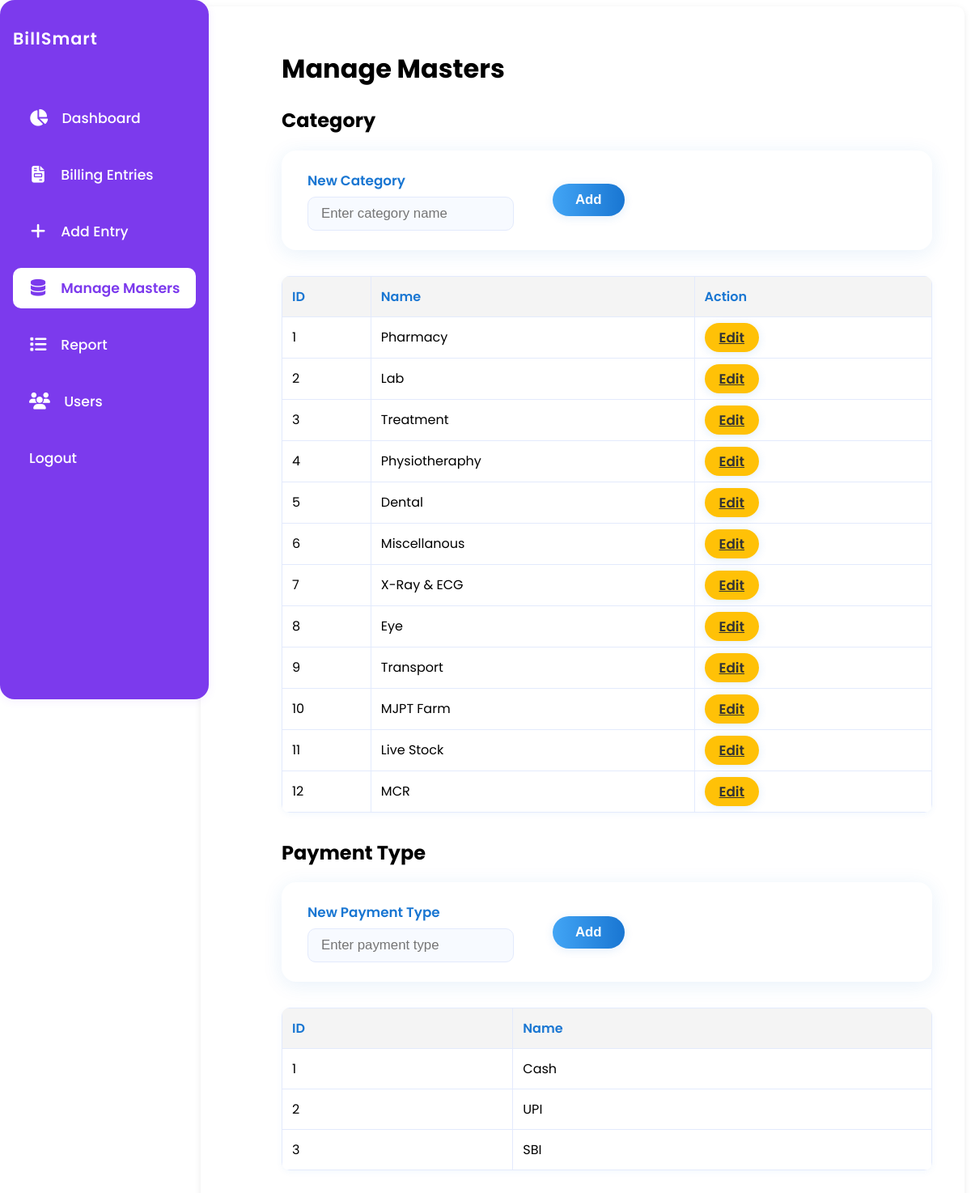
/masters (signed in), run on an earlier commit of the app's database.
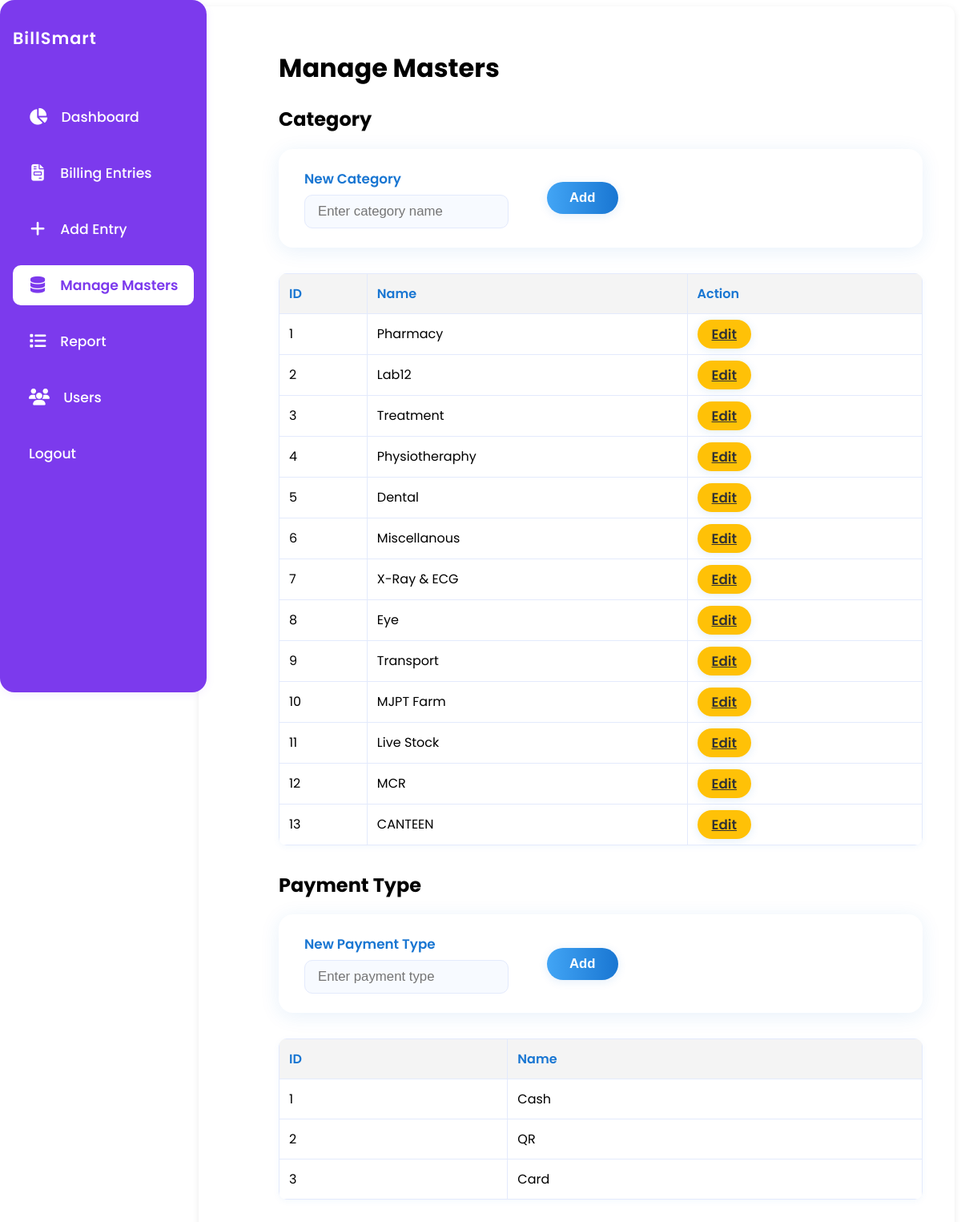
And on a later commit of the database.
### app.py (models this page shows)
class Category(db.Model):
    id = db.Column(db.Integer, primary_key=True)
    name = db.Column(db.String(100), unique=True, nullable=False)

class PaymentType(db.Model):
    id = db.Column(db.Integer, primary_key=True)
    name = db.Column(db.String(100), unique=True, nullable=False)

### app.py (the view, shortened to what this page needs)
@app.route('/masters', methods=['GET', 'POST'])
@login_required
def masters():
    categories = Category.query.all()
    payment_types = PaymentType.query.all()
    edit_category = None
    edit_category_id = request.args.get('edit_category')
    if edit_category_id:
        edit_category = Category.query.get(int(edit_category_id))
    return render_template('masters.html', categories=categories, payment_types=payment_types, edit_category=edit_category)

### app.py (called while the page is built, shortened)
def login_required(f):
    @wraps(f)
    def decorated_function(*args, **kwargs):
        if 'user_id' not in session:
            return redirect(url_for('login'))
        return f(*args, **kwargs)
    return decorated_function

@app.context_processor
def inject_usertype():
    return dict(session=session)

@app.before_request
def daily_backup():
    if not os.path.exists(BACKUP_DIR):
        os.makedirs(BACKUP_DIR)
    today = datetime.now().strftime('%Y-%m-%d')
    last_backup = None
    if os.path.exists(LAST_BACKUP_FILE):
        with open(LAST_BACKUP_FILE, 'r') as f:
            last_backup = f.read().strip()

### templates/masters.html (shortened to what this page needs)
<!DOCTYPE html>
<html lang="en">
<head>
</head>
<body>
            {% from '_flash_messages.html' import flash_messages %}
        <div class="container" style="max-width:100vw; padding:32px 40px 32px 100px;">
            {% include '_navbar.html' %}
        <h1>Manage Masters</h1>
        <h2>Category</h2>
        <form method="post" class="card-form">
            <label class="card-label">
                <span class="card-label-text">New Category</span>
                <input type="text" name="category" placeholder="Enter category name" required class="card-input">
            </label>
            <button type="submit" class="card-btn">Add</button>
        </form>
        <table>
            <tr><th>ID</th><th>Name</th><th>Action</th></tr>
            {% for cat in categories %}
            <tr>
                <td>{{ cat.id }}</td>
                <td>
                    {% if edit_category and edit_category.id == cat.id %}
                        <form method="post" class="card-form" style="background:none; box-shadow:none; padding:0; margin:0; gap:0.5em;">
                            <input type="hidden" name="edit_category_id" value="{{ cat.id }}">
                            <input type="text" name="edit_category_name" value="{{ cat.name }}" required class="card-input" style="min-width:120px;">
                            <button type="submit" class="card-btn" style="padding:6px 18px;">Save</button>
                            <a href="{{ url_for('masters') }}" class="card-btn" style="background:#e0e0e0; color:#333; padding:6px 18px; text-decoration:none;">Cancel</a>
                        </form>
                    {% else %}
                        {{ cat.name }}
                    {% endif %}
                </td>
                <td>
                    {% if not (edit_category and edit_category.id == cat.id) %}
                        <a href="{{ url_for('masters', edit_category=cat.id) }}" class="card-btn" style="padding:6px 18px; background:#ffc107; color:#333;">Edit</a>
                    {% endif %}
                </td>
            </tr>
            {% endfor %}
        </table>
        <h2>Payment Type</h2>
        <form method="post" class="card-form">
            <label class="card-label">
                <span class="card-label-text">New Payment Type</span>
                <input type="text" name="payment_type" placeholder="Enter payment type" required class="card-input">
            </label>
            <button type="submit" class="card-btn">Add</button>
        </form>
        <table>
            <tr><th>ID</th><th>Name</th></tr>
            {% for pt in payment_types %}
            <tr><td>{{ pt.id }}</td><td>{{ pt.name }}</td></tr>
            {% endfor %}
        </table>
    </div>
</body>
</html>

What changed in the data, as far as the page shows it:
changed Category id 2: name "Lab" → "Lab12"
added Category: id "13", name "CANTEEN"
changed PaymentType id 2: name "UPI" → "QR"
changed PaymentType id 3: name "SBI" → "Card"
